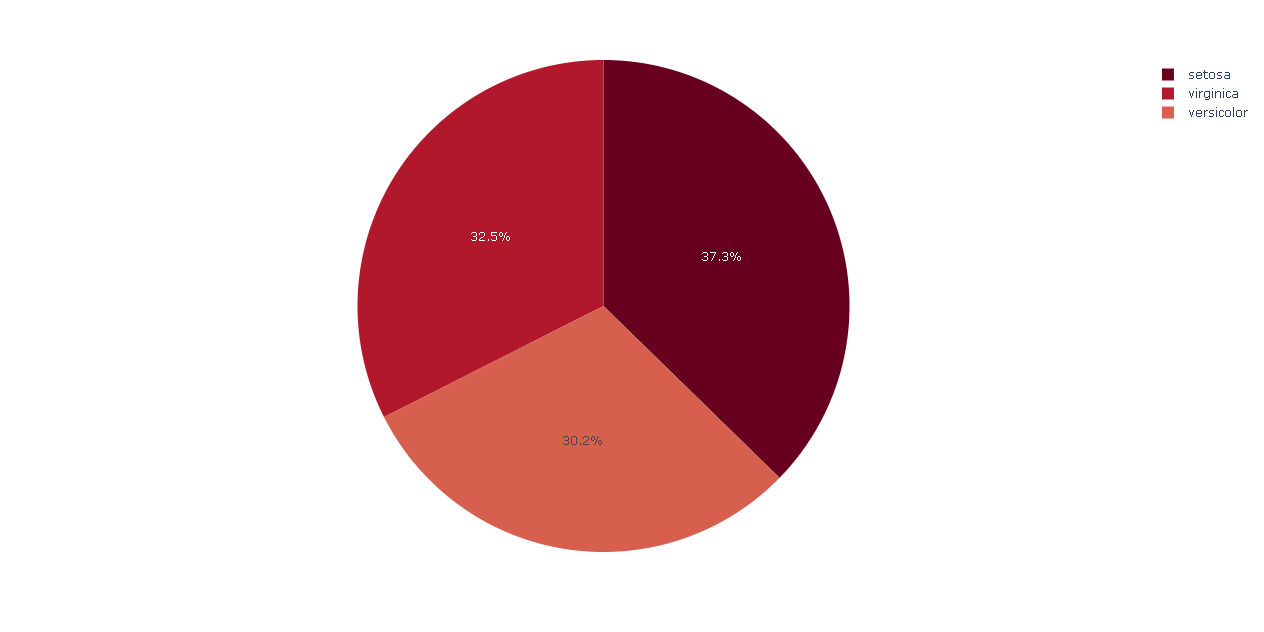

The Python source for this figure:
import plotly.express as px # Biblioteca usada para criar gráficos

df = px.data.iris()
fig = px.pie(df, values="sepal_width",
             names="species",
             color_discrete_sequence=px.colors.sequential.RdBu)   # Cria o objeto com os dados de x e y
fig.show() # Plota o gráfico

# plotly.express pode criar toda a fígura de uma só vez. Ele usa a graph_objects internamente
